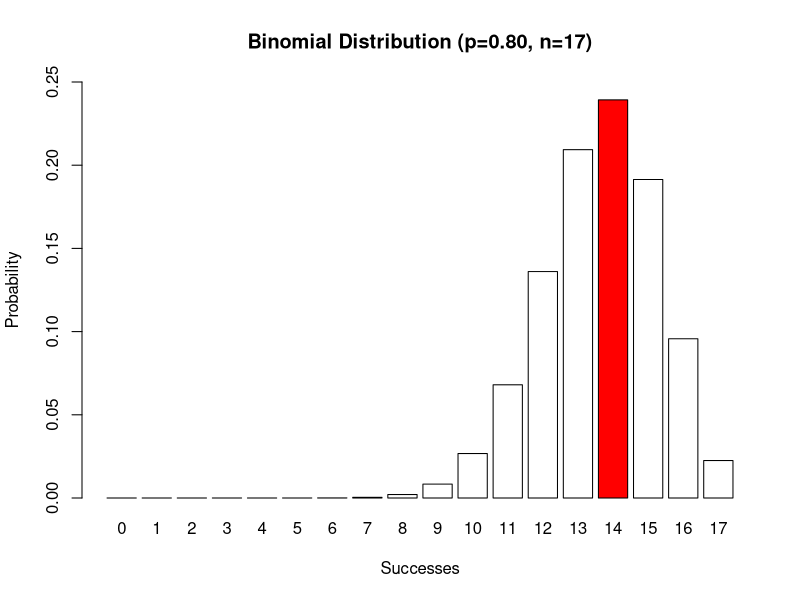
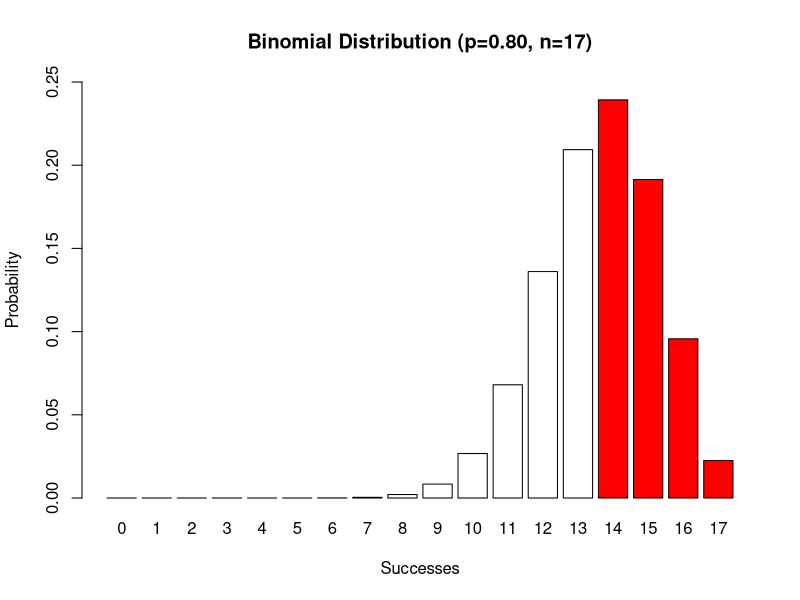
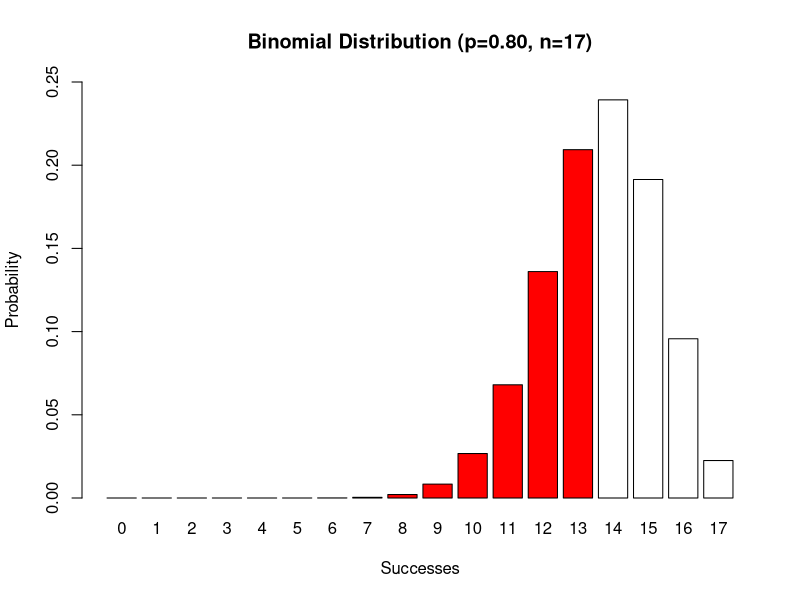
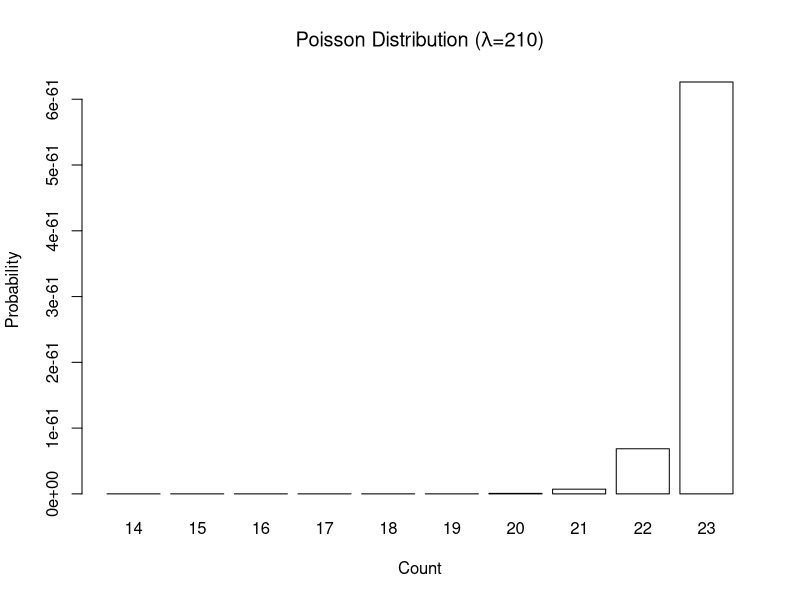
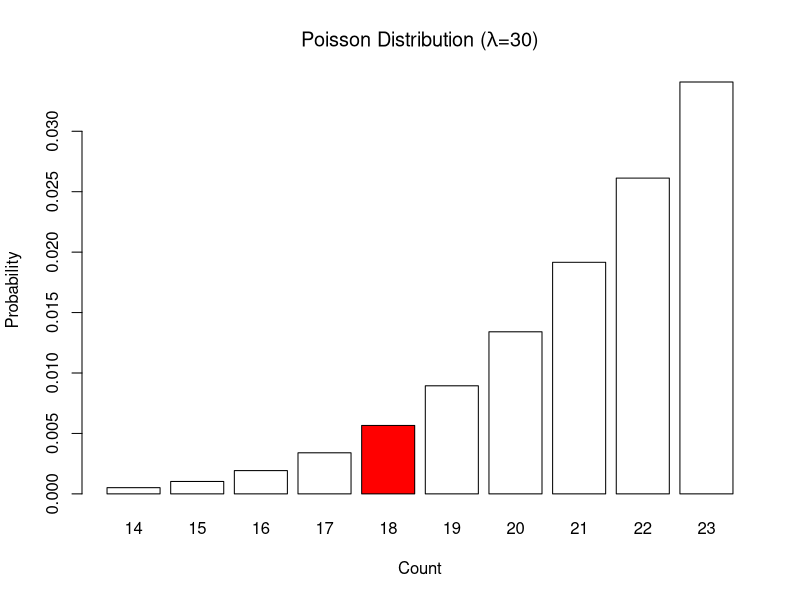

Recreate these plots in R, in order.
## ---- chunk 1
knitr::opts_chunk$set(echo = TRUE)
## ---- chunk 2
k <- 0:17
barplot(dbinom(x=k, size=17, prob=0.8), 
        names.arg = k,
        ylim = c(0, 0.25),
        main = "Binomial Distribution (p=0.80, n=17)",
        xlab = "Successes",
        ylab = "Probability",
        col = c(NA,NA,NA,NA,NA,NA,NA,NA,NA,NA,NA,NA,NA,NA,"red",
                NA,NA,NA))
## ---- chunk 3
dbinom(x=14, size=17, prob=0.8)
## ---- chunk 4
k <- 0:17
barplot(dbinom(x=k, size=17, prob=0.8), 
        names.arg = k,
        ylim = c(0, 0.25),
        main = "Binomial Distribution (p=0.80, n=17)",
        xlab = "Successes",
        ylab = "Probability",
        col = c(NA,NA,NA,NA,NA,NA,NA,NA,NA,NA,NA,NA,NA,NA,"red",
                "red","red","red"))
## ---- chunk 5
pbinom(q=13, size=17, prob=0.8, lower.tail=FALSE)
## ---- chunk 6
k <- 0:17
barplot(dbinom(x=k, size=17, prob=0.8), 
        names.arg = k,
        ylim = c(0, 0.25),
        main = "Binomial Distribution (p=0.80, n=17)",
        xlab = "Successes",
        ylab = "Probability",
        col = c("red","red","red","red","red","red","red",
                "red","red","red","red","red","red","red",
                NA,NA,NA,NA))
## ---- chunk 7
pbinom(q=13, size=17, prob=0.8, lower.tail=TRUE)
## ---- chunk 8
k <- 14:23
barplot(dpois(x=k, lambda=210), 
        names.arg = k,
        main = expression(paste("Poisson Distribution (",lambda,"=210)")),
        xlab = "Count",
        ylab = "Probability",
        col = c(NA,NA,NA,NA,"red",NA,NA,NA,NA,NA))
## ---- chunk 9
dpois(x=17, lambda=210)
## ---- chunk 10
# Draw the distribution
k <- 14:23
barplot(dpois(x=k, lambda=30), 
        names.arg = k,
        main = expression(paste("Poisson Distribution (",lambda,"=30)")),
        xlab = "Count",
        ylab = "Probability",
        col = c(NA,NA,NA,NA,"red",NA,NA,NA,NA,NA))
## ---- chunk 11
dpois(x=17, lambda=30)
